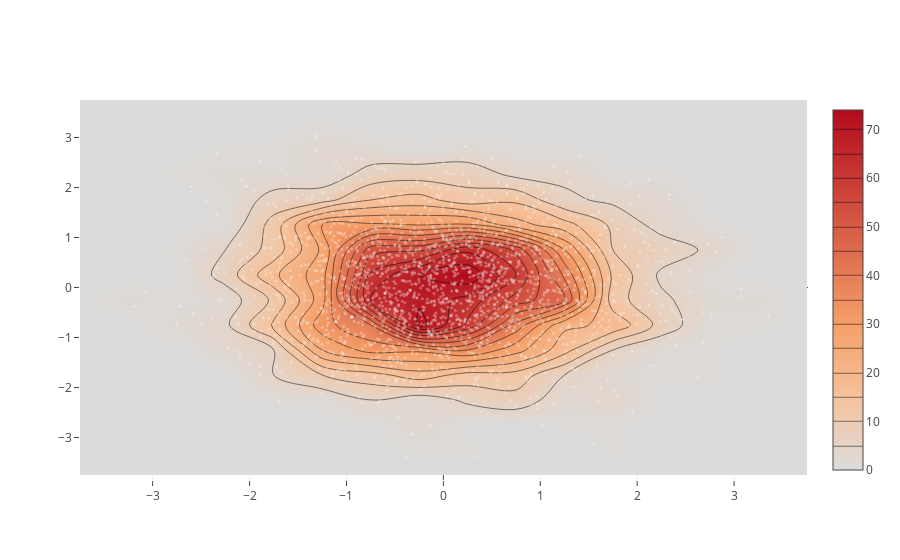

Here is the notebook cell this chart was saved with:
### Code cell
x = np.random.randn(2000)
y = np.random.randn(2000)
iplot([Histogram2dContour(x=x, y=y, contours=Contours(coloring='heatmap')),
       Scatter(x=x, y=y, mode='markers', marker=Marker(color='white', size=3, opacity=0.3))], show_link=False)

### Figure 1 — Plotly figure (JSON) as saved in the notebook; plotly's stock layout.template omitted (floating-point values rounded to 4 significant figures; data arrays with more than 128 entries replaced by an {"elided": "..."} marker saying what was removed)
{"data": [{"contours": {"coloring": "heatmap"}, "type": "histogram2dcontour", "x": {"elided": "2000 float values"}, "y": {"elided": "2000 float values"}}, {"marker": {"color": "white", "opacity": 0.3, "size": 3}, "mode": "markers", "type": "scatter", "x": {"elided": "2000 float values"}, "y": {"elided": "2000 float values"}}], "layout": {}}
